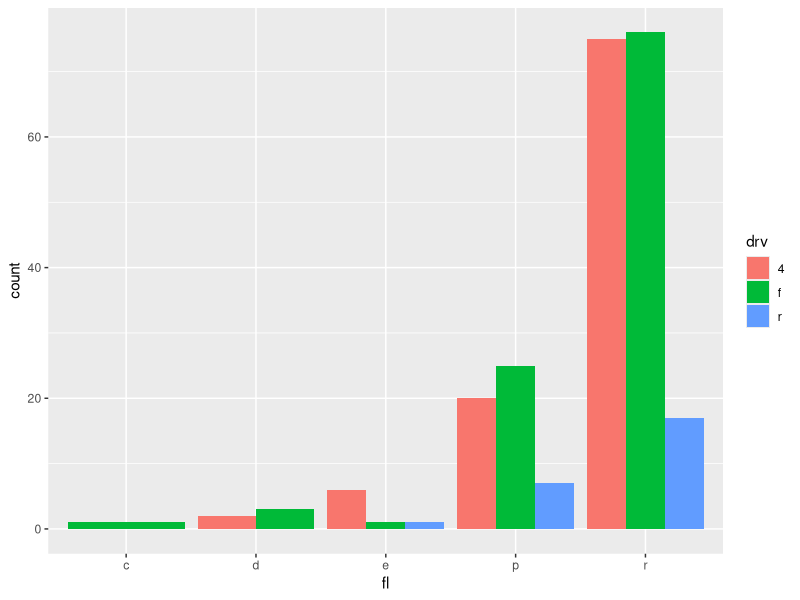
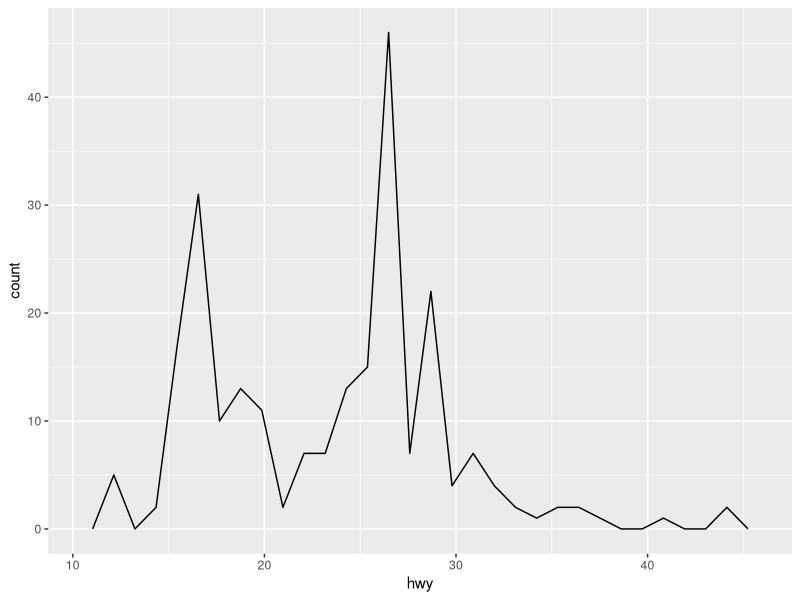
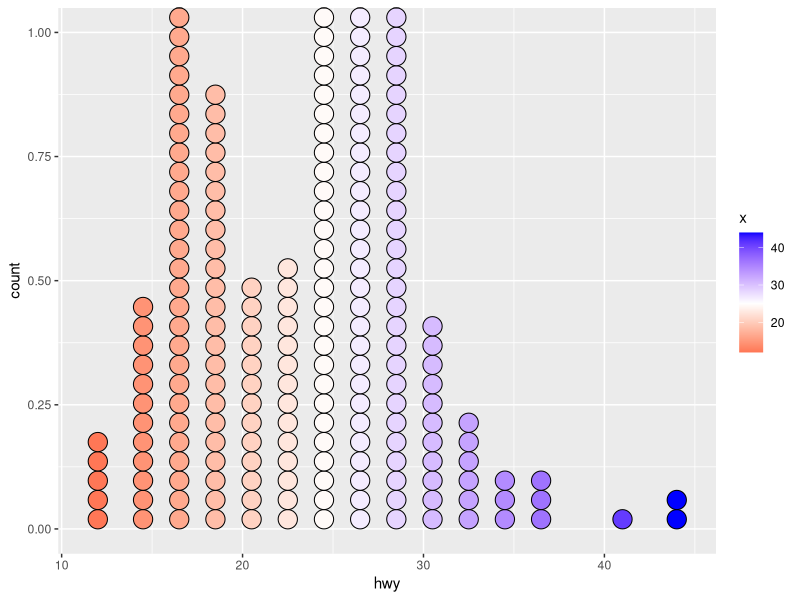
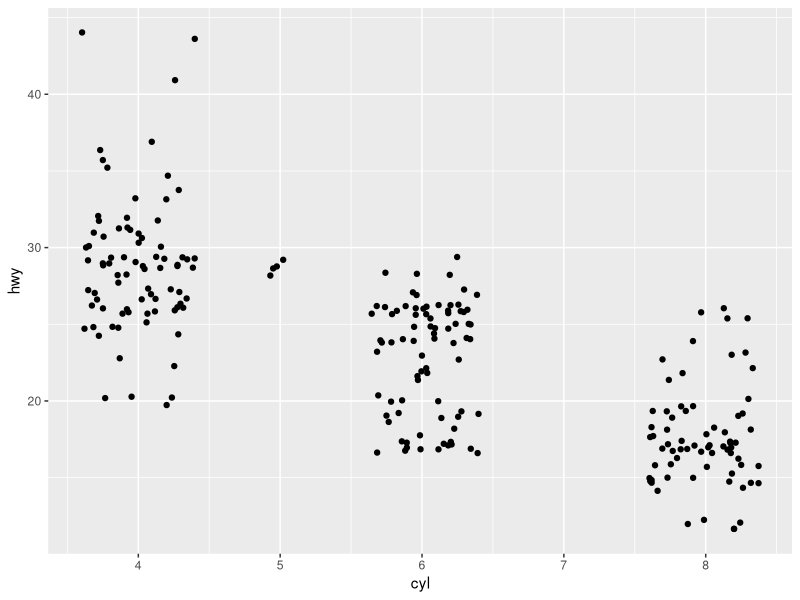

These charts were generated, in order, by the following R code:
## ---- chunk 1
knitr::opts_chunk$set(echo = TRUE, error = TRUE, eval = TRUE)
## ---- chunk 2
if (!require('ggplot2')) install.packages('ggplot2'); library('ggplot2') 
## ---- chunk 3
q2 <- ggplot(mpg, aes(fl, fill = drv)) # creating my variable `q2` # Do not modify this line
## ---- chunk 4
q2 + geom_bar(position= "dodge")
## ---- chunk 5
q3 <- ggplot(mpg, aes(hwy)) # creating my variable `q3` # Do not modify this line
## ---- chunk 6
q3 + geom_freqpoly()
## ---- chunk 7
q4 <- q3 + geom_dotplot(aes(fill = ..x..)) # Creating my variable `q4` # Do not modify this line
## ---- chunk 8
q4 +scale_fill_gradient2(low= "red", high= "blue", mid= "white", midpoint=25)
## ---- chunk 9
q5 <- ggplot(mpg, aes(cyl, hwy)) # Creating my variable `q5` # Do not modify this line
## ---- chunk 10
q5 +geom_jitter()
